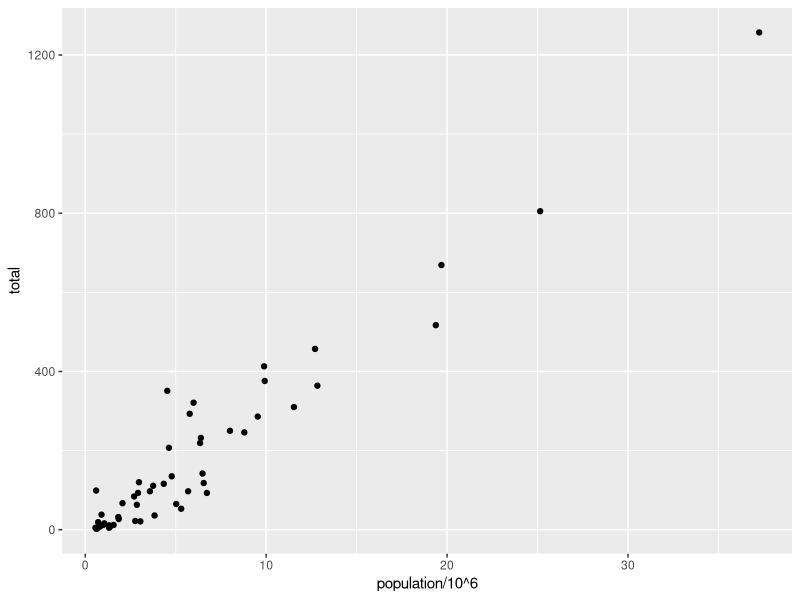
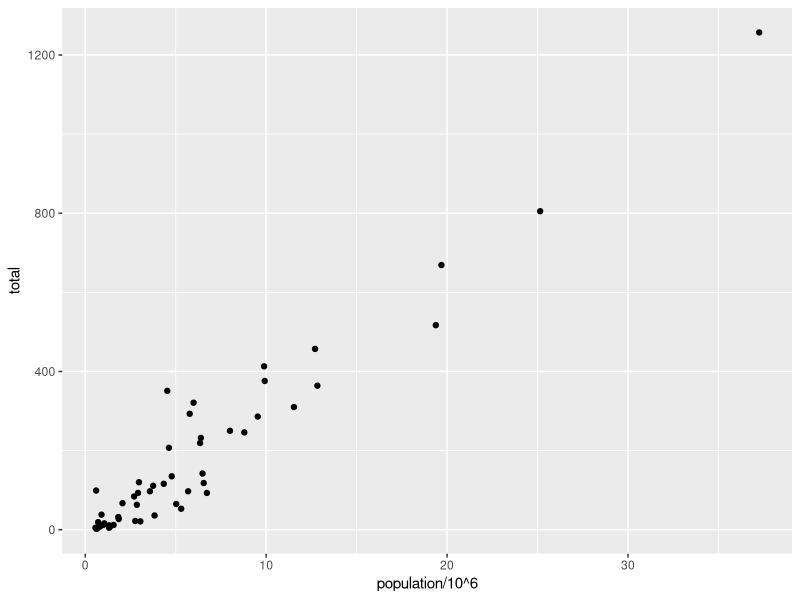
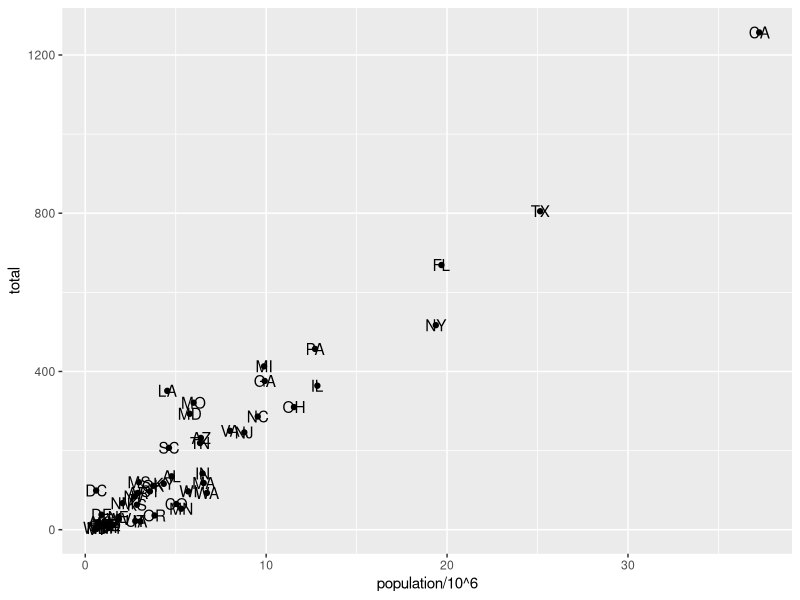

Here is the R script that generated these plots, in order:
library(tidyverse)
library(dslabs)
data(murders)

murders %>% ggplot() +
  geom_point(aes(x = population/10^6, y = total))

# add points layer to predefined ggplot object
p <- ggplot(data = murders)
p + geom_point(aes(population/10^6, total))

# add text layer to scatterplot
p + geom_point(aes(population/10^6, total)) +
  geom_text(aes(population/10^6, total, label = abb))
